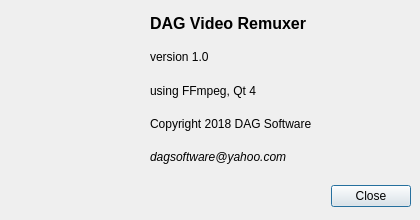
<?xml version="1.0" encoding="UTF-8"?>
<ui version="4.0">
 <class>AboutDialog</class>
 <widget class="QDialog" name="AboutDialog">
  <property name="geometry">
   <rect>
    <x>0</x>
    <y>0</y>
    <width>420</width>
    <height>220</height>
   </rect>
  </property>
  <property name="windowTitle">
   <string>About</string>
  </property>
  <widget class="QDialogButtonBox" name="buttonBox">
   <property name="enabled">
    <bool>true</bool>
   </property>
   <property name="geometry">
    <rect>
     <x>10</x>
     <y>180</y>
     <width>401</width>
     <height>32</height>
    </rect>
   </property>
   <property name="orientation">
    <enum>Qt::Horizontal</enum>
   </property>
   <property name="standardButtons">
    <set>QDialogButtonBox::Close</set>
   </property>
   <property name="centerButtons">
    <bool>false</bool>
   </property>
  </widget>
  <widget class="QLabel" name="label_6">
   <property name="geometry">
    <rect>
     <x>10</x>
     <y>10</y>
     <width>128</width>
     <height>128</height>
    </rect>
   </property>
   <property name="text">
    <string/>
   </property>
   <property name="pixmap">
    <pixmap resource="pics.qrc">:/new/prefix1/icon.png</pixmap>
   </property>
   <property name="scaledContents">
    <bool>true</bool>
   </property>
  </widget>
  <widget class="QWidget" name="verticalLayoutWidget">
   <property name="geometry">
    <rect>
     <x>150</x>
     <y>10</y>
     <width>261</width>
     <height>161</height>
    </rect>
   </property>
   <layout class="QVBoxLayout" name="verticalLayout">
    <item>
     <widget class="QLabel" name="label">
      <property name="text">
       <string>&lt;html&gt;&lt;head/&gt;&lt;body&gt;&lt;p&gt;&lt;span style=&quot; font-size:12pt; font-weight:600;&quot;&gt;DAG Video Remuxer&lt;/span&gt;&lt;/p&gt;&lt;/body&gt;&lt;/html&gt;</string>
      </property>
     </widget>
    </item>
    <item>
     <widget class="QLabel" name="label_2">
      <property name="text">
       <string>version 1.0</string>
      </property>
     </widget>
    </item>
    <item>
     <widget class="QLabel" name="label_3">
      <property name="text">
       <string>using FFmpeg, Qt 4</string>
      </property>
     </widget>
    </item>
    <item>
     <widget class="QLabel" name="label_4">
      <property name="text">
       <string>Copyright 2018 DAG Software</string>
      </property>
     </widget>
    </item>
    <item>
     <widget class="QLabel" name="label_5">
      <property name="text">
       <string>&lt;html&gt;&lt;head/&gt;&lt;body&gt;&lt;p&gt;&lt;span style=&quot; font-style:italic;&quot;&gt;dagsoftware@yahoo.com&lt;/span&gt;&lt;/p&gt;&lt;/body&gt;&lt;/html&gt;</string>
      </property>
     </widget>
    </item>
   </layout>
  </widget>
 </widget>
 <resources>
  <include location="pics.qrc"/>
 </resources>
 <connections>
  <connection>
   <sender>buttonBox</sender>
   <signal>clicked(QAbstractButton*)</signal>
   <receiver>AboutDialog</receiver>
   <slot>close()</slot>
   <hints>
    <hint type="sourcelabel">
     <x>210</x>
     <y>195</y>
    </hint>
    <hint type="destinationlabel">
     <x>209</x>
     <y>109</y>
    </hint>
   </hints>
  </connection>
 </connections>
</ui>
